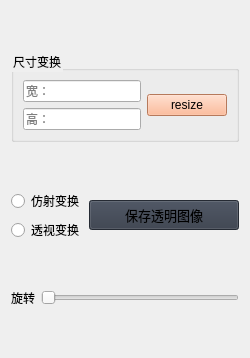
                                 <widget class="QWidget" name="tab">
                                  <attribute name="title">
                                   <string>裁剪</string>
                                  </attribute>
                                  <layout class="QVBoxLayout" name="verticalLayout_29">
                                   <item>
                                    <spacer name="verticalSpacer_4">
                                     <property name="orientation">
                                      <enum>Qt::Vertical</enum>
                                     </property>
                                     <property name="sizeHint" stdset="0">
                                      <size>
                                       <width>20</width>
                                       <height>40</height>
                                      </size>
                                     </property>
                                    </spacer>
                                   </item>
                                   <item>
                                    <widget class="QGroupBox" name="groupBox_3">
                                     <property name="styleSheet">
                                      <string notr="true">color: rgb(0, 0, 0);
font: 12pt &quot;黑体&quot;;</string>
                                     </property>
                                     <property name="title">
                                      <string>尺寸变换</string>
                                     </property>
                                     <layout class="QHBoxLayout" name="horizontalLayout_32" stretch="5,3">
                                      <item>
                                       <layout class="QVBoxLayout" name="verticalLayout_33">
                                        <item>
                                         <widget class="QLineEdit" name="lineEdit_Width">
                                          <property name="styleSheet">
                                           <string notr="true"/>
                                          </property>
                                          <property name="text">
                                           <string/>
                                          </property>
                                          <property name="placeholderText">
                                           <string>宽：</string>
                                          </property>
                                         </widget>
                                        </item>
                                        <item>
                                         <widget class="QLineEdit" name="lineEdit_Height">
                                          <property name="styleSheet">
                                           <string notr="true">color: rgb(0, 0, 0);</string>
                                          </property>
                                          <property name="text">
                                           <string/>
                                          </property>
                                          <property name="placeholderText">
                                           <string>高：</string>
                                          </property>
                                         </widget>
                                        </item>
                                       </layout>
                                      </item>
                                      <item>
                                       <widget class="QPushButton" name="pushButton_Resize">
                                        <property name="styleSheet">
                                         <string notr="true">background-color: rgb(255, 170, 127);
color: rgb(0, 0, 0);
font: 12pt &quot;黑体&quot;;</string>
                                        </property>
                                        <property name="text">
                                         <string>resize</string>
                                        </property>
                                        <property name="iconSize">
                                         <size>
                                          <width>16</width>
                                          <height>16</height>
                                         </size>
                                        </property>
                                       </widget>
                                      </item>
                                     </layout>
                                    </widget>
                                   </item>
                                   <item>
                                    <spacer name="verticalSpacer">
                                     <property name="orientation">
                                      <enum>Qt::Vertical</enum>
                                     </property>
                                     <property name="sizeHint" stdset="0">
                                      <size>
                                       <width>20</width>
                                       <height>41</height>
                                      </size>
                                     </property>
                                    </spacer>
                                   </item>
                                   <item>
                                    <layout class="QHBoxLayout" name="horizontalLayout_25" stretch="0,0">
                                     <property name="spacing">
                                      <number>5</number>
                                     </property>
                                     <item>
                                      <layout class="QVBoxLayout" name="verticalLayout_27">
                                       <item>
                                        <widget class="QRadioButton" name="radioButton_Fangshe">
                                         <property name="styleSheet">
                                          <string notr="true">color: rgb(0, 0, 0);
font: 12pt &quot;黑体&quot;;</string>
                                         </property>
                                         <property name="text">
                                          <string>仿射变换</string>
                                         </property>
                                        </widget>
                                       </item>
                                       <item>
                                        <widget class="QRadioButton" name="radioButton_Toushi">
                                         <property name="styleSheet">
                                          <string notr="true">color: rgb(0, 0, 0);
font: 12pt &quot;黑体&quot;;</string>
                                         </property>
                                         <property name="text">
                                          <string>透视变换</string>
                                         </property>
                                        </widget>
                                       </item>
                                      </layout>
                                     </item>
                                     <item>
                                      <widget class="QPushButton" name="pushButton_fileSave_2">
                                       <property name="minimumSize">
                                        <size>
                                         <width>150</width>
                                         <height>30</height>
                                        </size>
                                       </property>
                                       <property name="font">
                                        <font>
                                         <family>Segoe UI</family>
                                         <pointsize>10</pointsize>
                                         <italic>false</italic>
                                         <bold>false</bold>
                                        </font>
                                       </property>
                                       <property name="cursor">
                                        <cursorShape>PointingHandCursor</cursorShape>
                                       </property>
                                       <property name="styleSheet">
                                        <string notr="true">background-color: rgb(52, 59, 72);</string>
                                       </property>
                                       <property name="text">
                                        <string>保存透明图像</string>
                                       </property>
                                       <property name="icon">
                                        <iconset resource="resources.qrc">
                                         <normaloff>:/icons/images/icons/cil-folder.png</normaloff>:/icons/images/icons/cil-folder.png</iconset>
                                       </property>
                                      </widget>
                                     </item>
                                    </layout>
                                   </item>
                                   <item>
                                    <spacer name="verticalSpacer_2">
                                     <property name="orientation">
                                      <enum>Qt::Vertical</enum>
                                     </property>
                                     <property name="sizeHint" stdset="0">
                                      <size>
                                       <width>20</width>
                                       <height>41</height>
                                      </size>
                                     </property>
                                    </spacer>
                                   </item>
                                   <item>
                                    <layout class="QHBoxLayout" name="horizontalLayout_14">
                                     <item>
                                      <widget class="QLabel" name="label_20">
                                       <property name="styleSheet">
                                        <string notr="true">color: rgb(0, 0, 0);
font: 12pt &quot;黑体&quot;;</string>
                                       </property>
                                       <property name="text">
                                        <string>旋转</string>
                                       </property>
                                      </widget>
                                     </item>
                                     <item>
                                      <widget class="QSlider" name="horizontalSlider_Rotation">
                                       <property name="maximum">
                                        <number>719</number>
                                       </property>
                                       <property name="orientation">
                                        <enum>Qt::Horizontal</enum>
                                       </property>
                                      </widget>
                                     </item>
                                    </layout>
                                   </item>
                                   <item>
                                    <spacer name="verticalSpacer_3">
                                     <property name="orientation">
                                      <enum>Qt::Vertical</enum>
                                     </property>
                                     <property name="sizeHint" stdset="0">
                                      <size>
                                       <width>20</width>
                                       <height>40</height>
                                      </size>
                                     </property>
                                    </spacer>
                                   </item>
                                  </layout>
                                 </widget>
